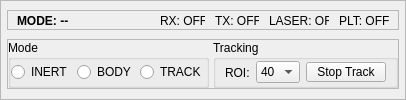
        <widget class="QFrame" name="controlRowFrame">
         <property name="minimumSize">
          <size>
           <width>0</width>
           <height>70</height>
          </size>
         </property>
         <property name="maximumSize">
          <size>
           <width>16777215</width>
           <height>100</height>
          </size>
         </property>
         <property name="frameShape">
          <enum>QFrame::Shape::StyledPanel</enum>
         </property>
         <property name="frameShadow">
          <enum>QFrame::Shadow::Raised</enum>
         </property>
         <layout class="QVBoxLayout" name="verticalLayout_2">
          <property name="spacing">
           <number>0</number>
          </property>
          <property name="leftMargin">
           <number>6</number>
          </property>
          <property name="topMargin">
           <number>0</number>
          </property>
          <property name="rightMargin">
           <number>6</number>
          </property>
          <property name="bottomMargin">
           <number>0</number>
          </property>
          <item>
           <widget class="QFrame" name="statusRowFrame">
            <property name="sizePolicy">
             <sizepolicy hsizetype="Preferred" vsizetype="Preferred">
              <horstretch>0</horstretch>
              <verstretch>0</verstretch>
             </sizepolicy>
            </property>
            <property name="minimumSize">
             <size>
              <width>0</width>
              <height>0</height>
             </size>
            </property>
            <property name="maximumSize">
             <size>
              <width>16777215</width>
              <height>20</height>
             </size>
            </property>
            <property name="frameShape">
             <enum>QFrame::Shape::StyledPanel</enum>
            </property>
            <property name="frameShadow">
             <enum>QFrame::Shadow::Raised</enum>
            </property>
            <layout class="QHBoxLayout" name="horizontalLayout_5" stretch="3,1,1,1,1">
             <property name="spacing">
              <number>10</number>
             </property>
             <property name="topMargin">
              <number>0</number>
             </property>
             <property name="bottomMargin">
              <number>0</number>
             </property>
             <item>
              <widget class="QLabel" name="status_label">
               <property name="sizePolicy">
                <sizepolicy hsizetype="Preferred" vsizetype="Preferred">
                 <horstretch>0</horstretch>
                 <verstretch>0</verstretch>
                </sizepolicy>
               </property>
               <property name="minimumSize">
                <size>
                 <width>100</width>
                 <height>20</height>
                </size>
               </property>
               <property name="maximumSize">
                <size>
                 <width>16777215</width>
                 <height>20</height>
                </size>
               </property>
               <property name="font">
                <font>
                 <bold>true</bold>
                </font>
               </property>
               <property name="text">
                <string>MODE: --</string>
               </property>
              </widget>
             </item>
             <item>
              <widget class="QLabel" name="rxLabel">
               <property name="minimumSize">
                <size>
                 <width>40</width>
                 <height>20</height>
                </size>
               </property>
               <property name="maximumSize">
                <size>
                 <width>16777215</width>
                 <height>20</height>
                </size>
               </property>
               <property name="text">
                <string>RX: OFF</string>
               </property>
              </widget>
             </item>
             <item>
              <widget class="QLabel" name="txLabel">
               <property name="minimumSize">
                <size>
                 <width>40</width>
                 <height>20</height>
                </size>
               </property>
               <property name="maximumSize">
                <size>
                 <width>16777215</width>
                 <height>20</height>
                </size>
               </property>
               <property name="text">
                <string>TX: OFF</string>
               </property>
              </widget>
             </item>
             <item>
              <widget class="QLabel" name="labelLaserStatus">
               <property name="minimumSize">
                <size>
                 <width>60</width>
                 <height>20</height>
                </size>
               </property>
               <property name="maximumSize">
                <size>
                 <width>16777215</width>
                 <height>20</height>
                </size>
               </property>
               <property name="text">
                <string>LASER: OFF</string>
               </property>
              </widget>
             </item>
             <item>
              <widget class="QLabel" name="labelPlatformStatus">
               <property name="minimumSize">
                <size>
                 <width>50</width>
                 <height>20</height>
                </size>
               </property>
               <property name="maximumSize">
                <size>
                 <width>16777215</width>
                 <height>20</height>
                </size>
               </property>
               <property name="text">
                <string>PLT: OFF</string>
               </property>
              </widget>
             </item>
            </layout>
           </widget>
          </item>
          <item>
           <widget class="QFrame" name="controlsFrame">
            <property name="minimumSize">
             <size>
              <width>0</width>
              <height>0</height>
             </size>
            </property>
            <property name="maximumSize">
             <size>
              <width>16777215</width>
              <height>50</height>
             </size>
            </property>
            <property name="frameShape">
             <enum>QFrame::Shape::StyledPanel</enum>
            </property>
            <property name="frameShadow">
             <enum>QFrame::Shadow::Raised</enum>
            </property>
            <layout class="QHBoxLayout" name="horizontalLayout_7">
             <property name="spacing">
              <number>4</number>
             </property>
             <property name="leftMargin">
              <number>0</number>
             </property>
             <property name="topMargin">
              <number>0</number>
             </property>
             <property name="rightMargin">
              <number>0</number>
             </property>
             <property name="bottomMargin">
              <number>0</number>
             </property>
             <item>
              <widget class="QGroupBox" name="groupMode">
               <property name="minimumSize">
                <size>
                 <width>0</width>
                 <height>0</height>
                </size>
               </property>
               <property name="title">
                <string>Mode</string>
               </property>
               <layout class="QHBoxLayout" name="horizontalLayout_3">
                <property name="spacing">
                 <number>4</number>
                </property>
                <property name="leftMargin">
                 <number>0</number>
                </property>
                <property name="topMargin">
                 <number>0</number>
                </property>
                <property name="rightMargin">
                 <number>0</number>
                </property>
                <property name="bottomMargin">
                 <number>0</number>
                </property>
                <item>
                 <widget class="QRadioButton" name="radioModeInert">
                  <property name="text">
                   <string>INERT</string>
                  </property>
                  <property name="checkable">
                   <bool>true</bool>
                  </property>
                  <property name="checked">
                   <bool>false</bool>
                  </property>
                 </widget>
                </item>
                <item>
                 <widget class="QRadioButton" name="radioModeBody">
                  <property name="text">
                   <string>BODY</string>
                  </property>
                  <property name="checkable">
                   <bool>true</bool>
                  </property>
                 </widget>
                </item>
                <item>
                 <widget class="QRadioButton" name="radioModeTracking">
                  <property name="text">
                   <string>TRACK</string>
                  </property>
                 </widget>
                </item>
               </layout>
              </widget>
             </item>
             <item>
              <widget class="QGroupBox" name="groupBox_2">
               <property name="title">
                <string>Tracking</string>
               </property>
               <layout class="QHBoxLayout" name="horizontalLayout_10">
                <property name="topMargin">
                 <number>0</number>
                </property>
                <property name="bottomMargin">
                 <number>0</number>
                </property>
                <item>
                 <widget class="QLabel" name="label">
                  <property name="text">
                   <string>ROI:</string>
                  </property>
                 </widget>
                </item>
                <item>
                 <widget class="QComboBox" name="comboRoiSize">
                  <property name="currentText">
                   <string>40</string>
                  </property>
                  <item>
                   <property name="text">
                    <string>40</string>
                   </property>
                  </item>
                  <item>
                   <property name="text">
                    <string>60</string>
                   </property>
                  </item>
                  <item>
                   <property name="text">
                    <string>80</string>
                   </property>
                  </item>
                 </widget>
                </item>
                <item>
                 <widget class="QPushButton" name="stop_track">
                  <property name="minimumSize">
                   <size>
                    <width>0</width>
                    <height>20</height>
                   </size>
                  </property>
                  <property name="maximumSize">
                   <size>
                    <width>100</width>
                    <height>20</height>
                   </size>
                  </property>
                  <property name="text">
                   <string>Stop Track</string>
                  </property>
                 </widget>
                </item>
               </layout>
              </widget>
             </item>
            </layout>
           </widget>
          </item>
         </layout>
        </widget>
